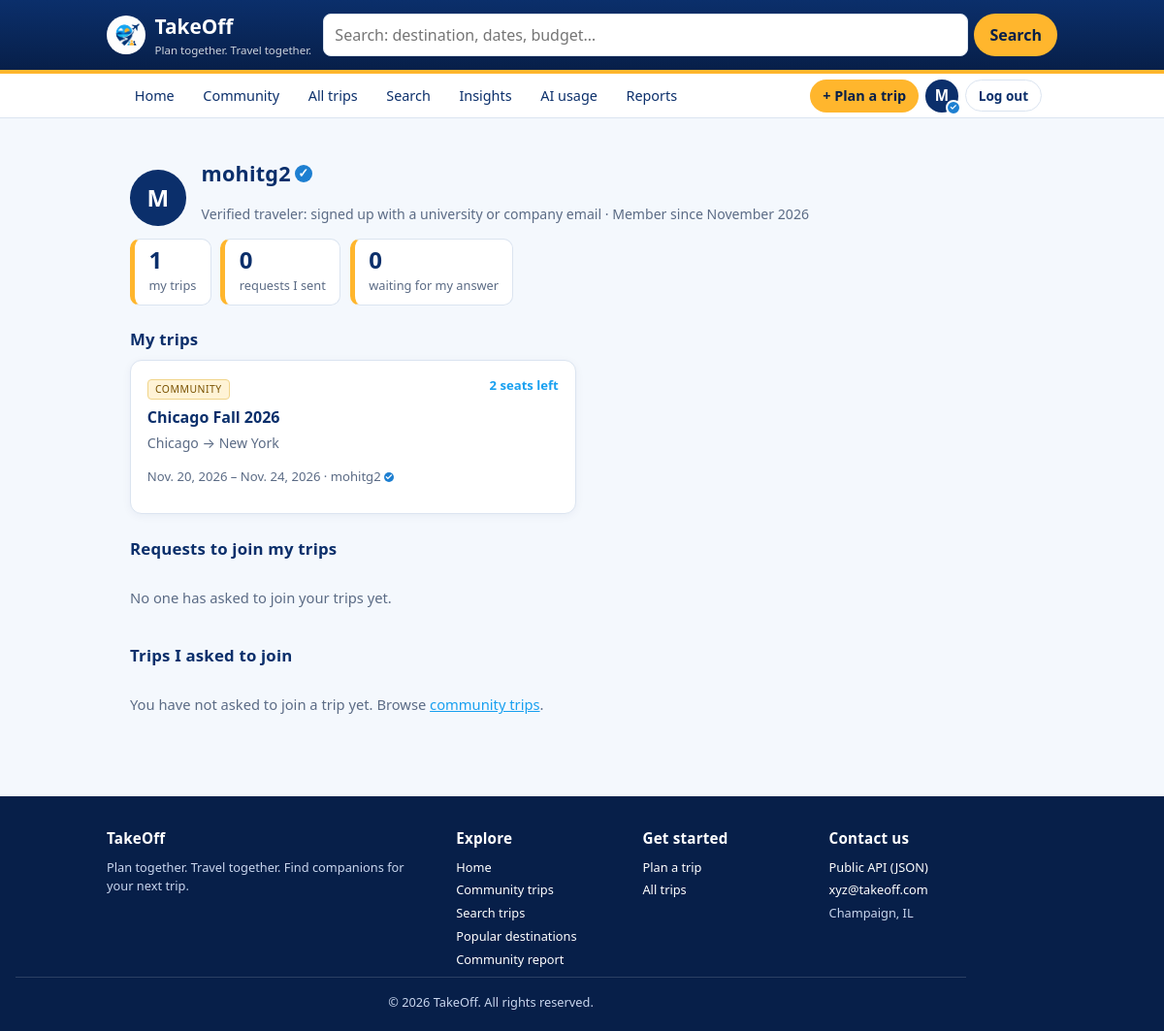
/profile/ (signed in), run on the app's committed database.
### trips/models.py (models this page shows, shortened)
class Traveler(models.Model):
    traveler_id = models.AutoField(primary_key=True)
    user = models.OneToOneField(
        settings.AUTH_USER_MODEL,
        on_delete=models.CASCADE,
        related_name="traveler",
    )
    display_name = models.CharField(max_length=60)
    bio = models.CharField(max_length=200, blank=True, default="")
    home_city = models.ForeignKey(
        Destination,
        on_delete=models.SET_NULL,
        null=True,
        blank=True,
        related_name="residents",
    )
    is_domain_verified = models.BooleanField(
        default=False,
        help_text="True when the account email is on a verified .edu / company domain.",
    )
    joined_on = models.DateField(auto_now_add=True)
    class Meta:
        ordering = ["display_name"]
    VERIFIED_SUFFIXES = (".edu",)
    @classmethod
    def for_user(cls, user):
        profile, _ = cls.objects.get_or_create(
            user=user,
            defaults={
                "display_name": (user.get_full_name() or user.username)[:60],
                "is_domain_verified": (user.email or "").lower().endswith(cls.VERIFIED_SUFFIXES),
            },
        )
        return profile

class Trip(models.Model):
    PRIVATE = "private"
    PUBLIC = "public"
    VISIBILITY_CHOICES = [
        (PRIVATE, "Private (only me)"),
        (PUBLIC, "Public (open to join requests)"),
    ]
    DRAFT = "draft"
    PLANNED = "planned"
    COMPLETED = "completed"
    STATUS_CHOICES = [
        (DRAFT, "Draft"),
        (PLANNED, "Planned"),
        (COMPLETED, "Completed"),
    ]
    trip_id = models.AutoField(primary_key=True)
    owner = models.ForeignKey(
        Traveler,
        on_delete=models.CASCADE,
        related_name="trips",
    )
    title = models.CharField(max_length=100)               # e.g. "Northern Italy by rail"
    start_date = models.DateField()
    end_date = models.DateField()
    budget_min_usd = models.DecimalField(max_digits=9, decimal_places=2, default=0)
    budget_max_usd = models.DecimalField(max_digits=9, decimal_places=2, default=0)
    group_size = models.PositiveSmallIntegerField(default=1)
    seats_open = models.PositiveSmallIntegerField(
        default=0,
        help_text="How many companions the poster will still accept. 0 = closed.",
    )
    visibility = models.CharField(max_length=10, choices=VISIBILITY_CHOICES, default=PRIVATE)
    status = models.CharField(max_length=10, choices=STATUS_CHOICES, default=DRAFT)
    created_at = models.DateTimeField(auto_now_add=True)
    companions = models.ManyToManyField(
        Traveler,
        through="JoinRequest",
        related_name="joined_trips",
        blank=True,
    )
    class Meta:
        ordering = ["start_date", "title"]
        constraints = [
            models.UniqueConstraint(
                fields=["owner", "title", "start_date"],
                name="uniq_trip_title_per_owner_per_start",
            ),
            models.CheckConstraint(
                condition=models.Q(end_date__gte=models.F("start_date")),
                name="trip_end_date_after_start_date",
            ),
        ]
    def get_absolute_url(self):
        return reverse("trips:trip-detail", kwargs={"pk": self.pk})

class TripStop(models.Model):
    stop_id = models.AutoField(primary_key=True)
    trip = models.ForeignKey(
        Trip,
        on_delete=models.CASCADE,
        related_name="stops",
    )
    destination = models.ForeignKey(
        Destination,
        on_delete=models.PROTECT,
        related_name="stops",
    )
    position = models.PositiveSmallIntegerField(
        help_text="1-based order of this city within the route.",
    )
    nights = models.PositiveSmallIntegerField(default=1)
    notes = models.CharField(max_length=200, blank=True, default="")
    class Meta:
        ordering = ["trip", "position"]
        constraints = [
            models.UniqueConstraint(
                fields=["trip", "position"],
                name="uniq_stop_position_per_trip",
            ),
            models.UniqueConstraint(
                fields=["trip", "destination"],
                name="uniq_destination_per_trip",
            ),
        ]

class Destination(models.Model):
    destination_id = models.AutoField(primary_key=True)
    name = models.CharField(max_length=80)                 # e.g. "Florence"
    country = models.CharField(max_length=60)              # e.g. "Italy"
    iata_code = models.CharField(
        max_length=3,
        blank=True,
        default="",
        help_text="Primary airport code, e.g. FLR. Blank if the city has no airport.",
    )
    timezone = models.CharField(max_length=40, default="UTC")
    avg_daily_cost_usd = models.DecimalField(
        max_digits=7,
        decimal_places=2,
        default=0,
        help_text="Rough per-person daily spend, used to sanity-check trip budgets.",
    )
    class Meta:
        ordering = ["country", "name"]
        constraints = [
            models.UniqueConstraint(
                fields=["name", "country"],
                name="uniq_destination_name_per_country",
            )
        ]

### trips/views.py (the view)
# urls.py: path("profile/", views.my_profile, name="my-profile"),
@login_required
def my_profile(request):
    me = Traveler.for_user(request.user)
    trips = me.trips.select_related("owner").prefetch_related("stops__destination")
    co_owned = (
        Trip.objects.filter(join_requests__requester=me, join_requests__status=JoinRequest.ACCEPTED)
        .select_related("owner").prefetch_related("stops__destination")
    )
    sent = JoinRequest.objects.filter(requester=me).select_related("trip").order_by("-requested_at")
    received = (
        JoinRequest.objects.filter(trip__owner=me).select_related("trip", "requester").order_by("-requested_at")
    )
    return render(request, "trips/traveler_profile.html", {
        "traveler": me, "trips": trips, "co_owned": co_owned, "sent": sent, "received": received,
        "pending_count": sum(1 for r in received if r.status == JoinRequest.PENDING),
    })

### templates/trips/traveler_profile.html (shortened to what this page needs)
{% extends "trips/base.html" %}
{% block content %}
  <div class="profile-head">
    <span class="avatar large" aria-hidden="true">{{ traveler.display_name|slice:":1"|upper }}</span>
    <div>
      <h2 class="section-title">{{ traveler.display_name }}{% if traveler.is_domain_verified %}<span class="verified-tick large" title="Verified" aria-label="verified">&#10003;</span>{% endif %}</h2>
      <p class="meta">
        {% if traveler.is_domain_verified %}Verified traveler: signed up with a university or company email{% else %}Not verified: sign up with a university or company email to get the tick{% endif %}
        &middot; Member since {{ traveler.joined_on|date:"F Y" }}{% if traveler.home_city %} &middot; Based in {{ traveler.home_city.name }}, {{ traveler.home_city.country }}{% endif %}
      </p>
    </div>
  </div>
  <div class="stats">
    <div class="stat-chip"><strong>{{ trips|length }}</strong><span>my trips</span></div>
    <div class="stat-chip"><strong>{{ sent|length }}</strong><span>requests I sent</span></div>
    <div class="stat-chip"><strong>{{ pending_count }}</strong><span>waiting for my answer</span></div>
  </div>
  <h3 class="section-title">My trips</h3>
  <div class="trip-grid">
    {% for trip in trips %}
      {% include "trips/_trip_card.html" %}
    {% empty %}
      <p class="empty-note">You have not planned a trip yet. <a href="{% url 'trips:trip-create' %}">Plan one</a>.</p>
    {% endfor %}
  </div>
  <h3 class="section-title">Requests to join my trips</h3>
  {% for jr in received %}
    <div class="panel request">
      <p><strong>{% include "trips/_traveler.html" with t=jr.requester %}</strong> wants to join
         <a href="{{ jr.trip.get_absolute_url }}">{{ jr.trip.title }}</a>
         <span class="badge status-{{ jr.status }}">{{ jr.get_status_display }}</span></p>
      {% if jr.message %}<p class="meta">&ldquo;{{ jr.message }}&rdquo;</p>{% endif %}
      <p class="meta">Requested {{ jr.requested_at|date:"M j, Y" }}</p>
      {% include "trips/_decide_buttons.html" with next=request.path %}
    </div>
  {% empty %}
    <p class="empty-note">No one has asked to join your trips yet.</p>
  {% endfor %}
  <h3 class="section-title">Trips I asked to join</h3>
  {% for jr in sent %}
    <div class="panel request">
      <p><a href="{{ jr.trip.get_absolute_url }}">{{ jr.trip.title }}</a>
         <span class="badge status-{{ jr.status }}">{{ jr.get_status_display }}</span></p>
      <p class="meta">Requested {{ jr.requested_at|date:"M j, Y" }}</p>
    </div>
  {% empty %}
    <p class="empty-note">You have not asked to join a trip yet. Browse <a href="{% url 'trips:trip-list-generic' %}">community trips</a>.</p>
  {% endfor %}
{% endblock %}

### templates/trips/base.html (shortened to what this page needs)
{% load static %}
<!DOCTYPE html>
<html lang="en">
<head>
  <link rel="stylesheet" href="{% static 'css/normalize.css' %}">
  <link rel="stylesheet" href="{% static 'css/style.css' %}">
</head>
<body>
  <header class="site-header">
    <div class="bar">
      <a class="brand" href="{% url 'trips:home' %}">
        <img src="{% static 'trips/img/logo.png' %}" alt="TakeOff logo">
        <span>TakeOff<small>Plan together. Travel together.</small></span>
      </a>
      {% if user.is_authenticated %}
        <form class="header-search" action="{% url 'trips:trip-search' %}" method="get" role="search">
          <input type="search" name="q" placeholder="Search: destination, dates, budget…" aria-label="Search community trips by destination">
          <button type="submit">Search</button>
        </form>
      {% endif %}
    </div>
  </header>
  <nav class="subnav" aria-label="Primary">
    <div class="bar">
      <a href="{% url 'trips:home' %}">Home</a>
      <a href="{% url 'trips:trip-list-generic' %}">Community</a>
      {% if user.is_authenticated %}
        <a href="{% url 'trips:trip-list' %}">All trips</a>
        <a href="{% url 'trips:trip-search' %}">Search</a>
        <a href="{% url 'trips:insights' %}">Insights</a>
        <a href="{% url 'trips:dashboard' %}">AI usage</a>
        <a href="{% url 'trips:reports' %}">Reports</a>
        <a class="cta" href="{% url 'trips:trip-create' %}">+ Plan a trip</a>
        <a class="nav-profile" href="{% url 'trips:my-profile' %}" title="My profile ({{ user.username }})" aria-label="My profile">
          <span class="avatar">{{ user.get_short_name|default:user.username|slice:":1"|upper }}</span>{% if user.traveler.is_domain_verified %}<span class="avatar-tick" aria-hidden="true">&#10003;</span>{% endif %}
        </a>
        <form class="nav-logout" method="post" action="{% url 'trips:logout' %}">
          <button type="submit">Log out</button>
        </form>
      {% else %}
        <a class="nav-auth" href="{% url 'trips:login' %}">Log in</a>
        <a class="cta" href="{% url 'trips:signup' %}">Sign up</a>
      {% endif %}
    </div>
  </nav>
  <main>
    {% block content %}{% endblock %}
  </main>
  <footer class="site-footer">
    <div class="footer-grid">
      <div>
        <h4>TakeOff</h4>
        <p>Plan together. Travel together. Find companions for your next trip.</p>
      </div>
      <div>
        <h4>Explore</h4>
        <ul>
          <li><a href="{% url 'trips:home' %}">Home</a></li>
          <li><a href="{% url 'trips:trip-list-generic' %}">Community trips</a></li>
          {% if user.is_authenticated %}
            <li><a href="{% url 'trips:trip-search' %}">Search trips</a></li>
            <li><a href="{% url 'trips:insights' %}">Popular destinations</a></li>
            <li><a href="{% url 'trips:reports' %}">Community report</a></li>
          {% endif %}
        </ul>
      </div>
      <div>
        <h4>Get started</h4>
        <ul>
          {% if user.is_authenticated %}
            <li><a href="{% url 'trips:trip-create' %}">Plan a trip</a></li>
            <li><a href="{% url 'trips:trip-list' %}">All trips</a></li>
          {% else %}
            <li><a href="{% url 'trips:signup' %}">Create an account</a></li>
            <li><a href="{% url 'trips:login' %}">Log in</a></li>
          {% endif %}
        </ul>
      </div>
      <div>
        <h4>Contact us</h4>
        <ul>
          <li><a href="{% url 'trips:api-insights-destinations' %}">Public API (JSON)</a></li>
          <li><a href="mailto:xyz@takeoff.com">xyz@takeoff.com</a></li>
          <li>Champaign, IL</li>
        </ul>
      </div>
    </div>
    <p class="footer-note">&copy; {% now "Y" %} TakeOff. All rights reserved.</p>
  </footer>
</body>
</html>

### templates/trips/_trip_card.html
<div class="trip-card linked">
  <span class="badge {% if trip.visibility == 'public' %}community{% endif %}">
    {% if trip.visibility == 'public' %}Community{% else %}Private{% endif %}
  </span>
  <span class="seats">{{ trip.seats_open }} seat{{ trip.seats_open|pluralize }} left</span>
  <p class="title"><a class="card-link" href="{{ trip.get_absolute_url }}">{{ trip.title }}</a></p>
  <p class="route">
    {% for stop in trip.stops.all %}{{ stop.destination.name }}{% if not forloop.last %} &rarr; {% endif %}{% empty %}Route not set yet{% endfor %}
  </p>
  <p class="meta">{{ trip.start_date }} &ndash; {{ trip.end_date }} &middot; {% include "trips/_traveler.html" with t=trip.owner %}</p>
</div>

### templates/trips/_traveler.html
<span class="traveler-name">{{ t.display_name }}</span>{% if t.is_domain_verified %}<span class="verified-tick" title="Verified: signed up with a university or company email" aria-label="verified">&#10003;</span>{% endif %}

### data on the page
Traveler: display_name "M", display_name "mohitg2", joined_on "November 2026"
Trip: visibility "COMMUNITY", seats_open "2", title "Chicago Fall 2026", start_date "Nov. 20, 2026", end_date "Nov. 24, 2026"
TripStop: destination.name "Chicago"
TripStop: destination.name "New York"

### other printed values
{{ user.get_short_name|default:user.username|slice:":1"|upper }} "M"
{{ trips|length }} "1"
{{ sent|length }} "0"
{{ pending_count }} "0"
